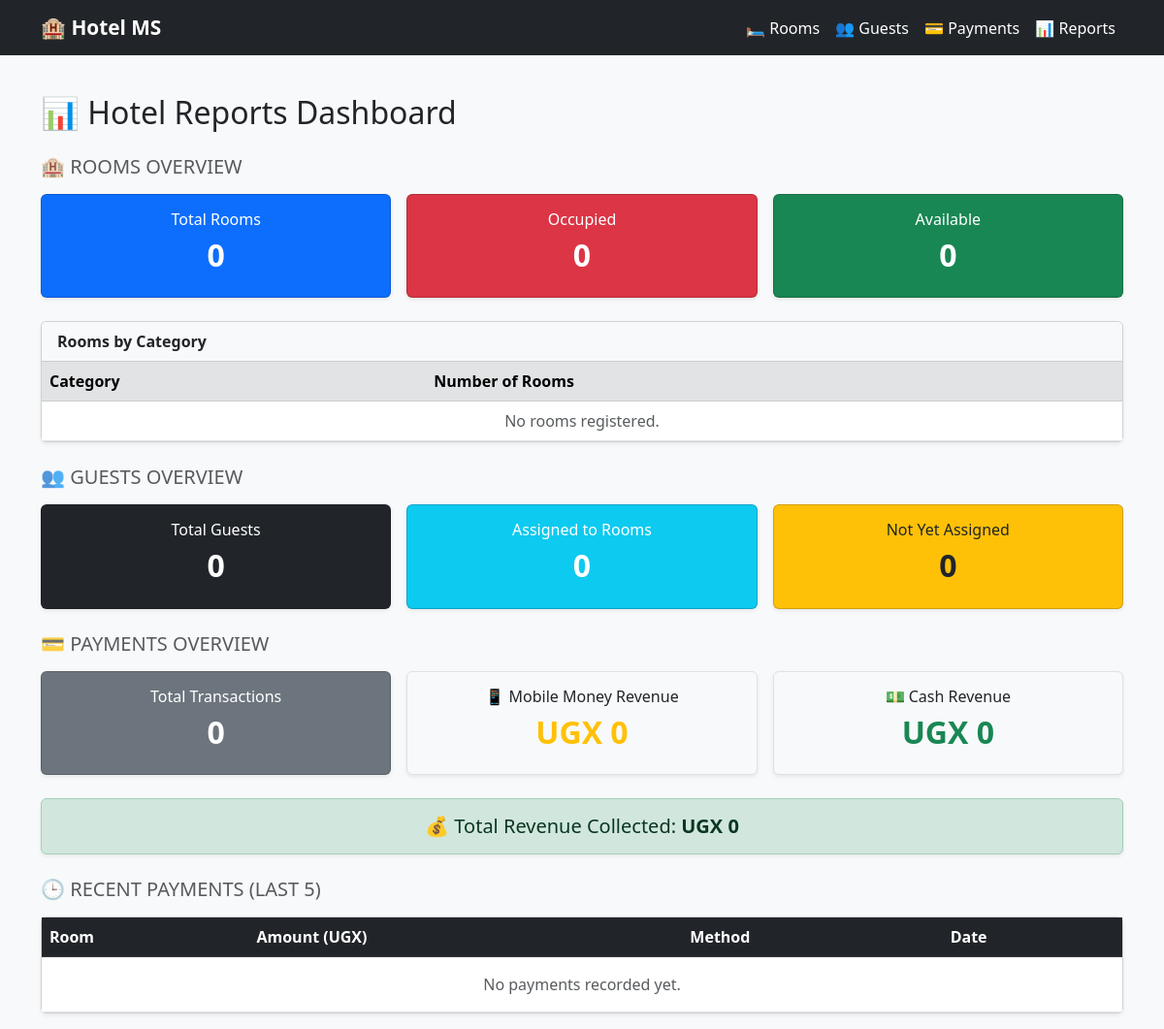
The page /reports/ on the database as committed earlier.
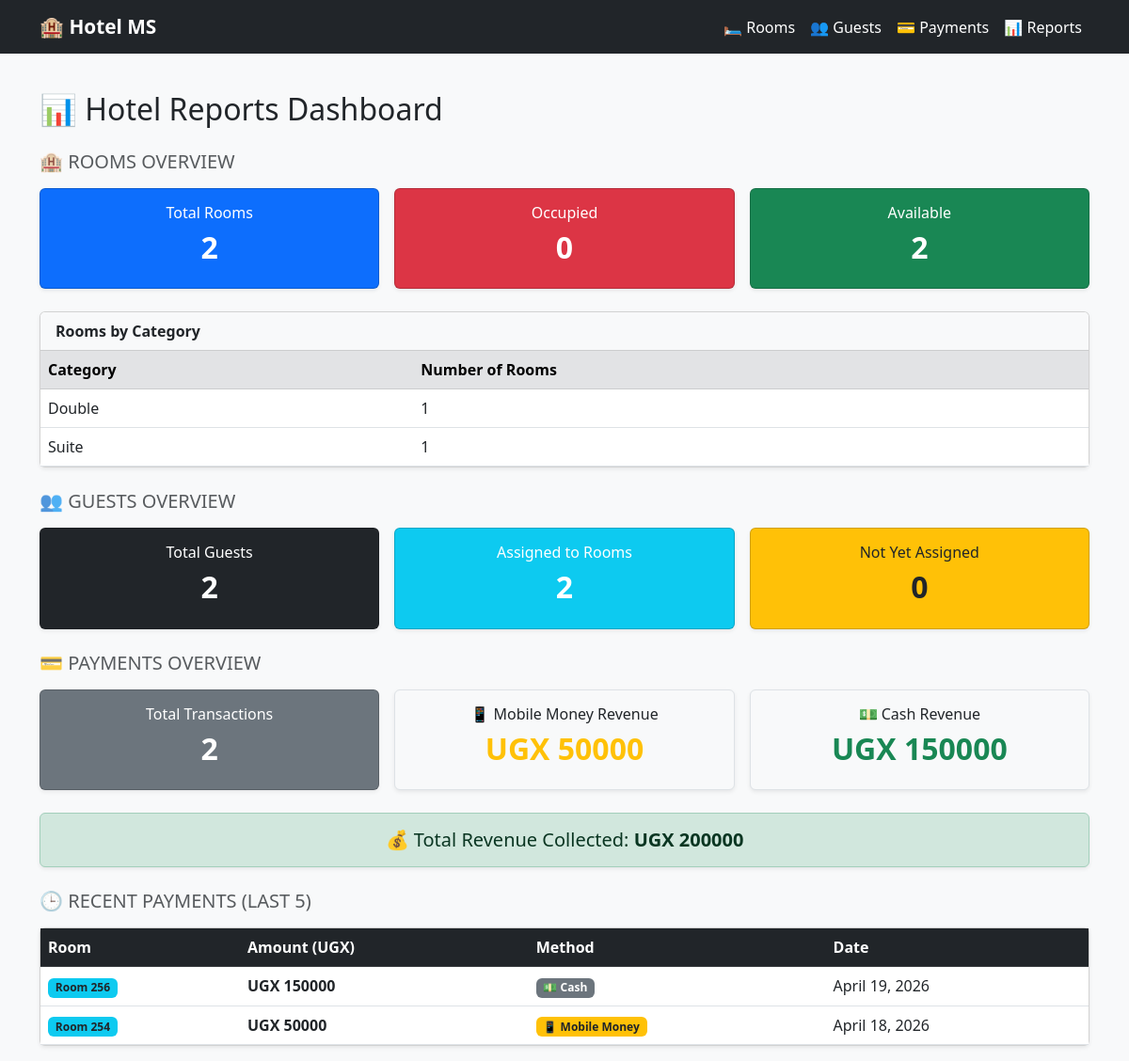
The same page on the database as committed later.
### rooms/models.py (models this page shows, shortened)
class Room(models.Model):
    CATEGORY_CHOICES = [
        ('Single', 'Single'),
        ('Double', 'Double'),
        ('Suite', 'Suite'),
        ('Deluxe', 'Deluxe'),
    ]
    room_number = models.IntegerField(unique=True)
    category = models.CharField(max_length=20, choices=CATEGORY_CHOICES)
    price_per_night = models.DecimalField(max_digits=10, decimal_places=2)
    is_occupied = models.BooleanField(default=False)

### payments/models.py (models this page shows, shortened)
class Payment(models.Model):
    PAYMENT_TYPE_CHOICES = [
        ('Mobile Money', 'Mobile Money'),
        ('Cash', 'Cash'),
    ]
    room = models.ForeignKey(Room, on_delete=models.PROTECT, related_name='payments')
    amount = models.DecimalField(max_digits=12, decimal_places=2)
    payment_type = models.CharField(max_length=20, choices=PAYMENT_TYPE_CHOICES)
    payment_date = models.DateField()

### reports/views.py (the view)
# urls.py: path('', views.reports_dashboard, name='reports_dashboard'),
def reports_dashboard(request):
    total_rooms = Room.objects.count()
    occupied_rooms = Room.objects.filter(is_occupied=True).count()
    available_rooms = Room.objects.filter(is_occupied=False).count()
    total_guests = Guest.objects.count()
    guests_with_room = Guest.objects.filter(room__isnull=False).count()
    guests_without_room = Guest.objects.filter(room__isnull=True).count()
    total_payments = Payment.objects.count()
    total_revenue = Payment.objects.aggregate(total=Sum('amount'))['total'] or 0
    mobile_money_total = Payment.objects.filter(
        payment_type='Mobile Money').aggregate(total=Sum('amount'))['total'] or 0
    cash_total = Payment.objects.filter(
        payment_type='Cash').aggregate(total=Sum('amount'))['total'] or 0
    recent_payments = Payment.objects.select_related('room').order_by('-payment_date')[:5]
    category_stats = Room.objects.values('category').annotate(count=Count('id'))
    context = {
        'total_rooms': total_rooms,
        'occupied_rooms': occupied_rooms,
        'available_rooms': available_rooms,
        'total_guests': total_guests,
        'guests_with_room': guests_with_room,
        'guests_without_room': guests_without_room,
        'total_payments': total_payments,
        'total_revenue': total_revenue,
        'mobile_money_total': mobile_money_total,
        'cash_total': cash_total,
        'recent_payments': recent_payments,
        'category_stats': category_stats,
    }
    return render(request, 'reports_dashboard.html', context)

### reports/templates/reports_dashboard.html (shortened to what the changed rows need)
{% extends 'base.html' %}
{% block content %}
<div class="container mt-4">
    <h2 class="mb-4">📊 Hotel Reports Dashboard</h2>
    <div class="row g-3 mb-4">
        <div class="col-md-4">
            <div class="card text-white bg-primary shadow-sm">
                <div class="card-body text-center">
                    <h6 class="card-title">Total Rooms</h6>
                    <h2 class="fw-bold">{{ total_rooms }}</h2>
                </div>
            </div>
        </div>
        <div class="col-md-4">
            <div class="card text-white bg-danger shadow-sm">
                <div class="card-body text-center">
                    <h2 class="fw-bold">{{ occupied_rooms }}</h2>
                </div>
            </div>
        </div>
        <div class="col-md-4">
            <div class="card text-white bg-success shadow-sm">
                <div class="card-body text-center">
                    <h6 class="card-title">Available</h6>
                    <h2 class="fw-bold">{{ available_rooms }}</h2>
                </div>
            </div>
        </div>
    </div>
    <div class="card shadow-sm mb-4">
        <div class="card-body p-0">
            <table class="table mb-0">
                <thead class="table-secondary">
                    <tr>
                        <th>Category</th>
                        <th>Number of Rooms</th>
                    </tr>
                </thead>
                <tbody>
                    {% for cat in category_stats %}
                    <tr>
                        <td>{{ cat.category }}</td>
                        <td>{{ cat.count }}</td>
                    </tr>
                    {% empty %}
                    <tr>
                        <td colspan="2" class="text-muted text-center">No rooms registered.</td>
                    </tr>
                    {% endfor %}
                </tbody>
            </table>
        </div>
    </div>
    <div class="row g-3 mb-4">
        <div class="col-md-4">
            <div class="card text-white bg-dark shadow-sm">
                <div class="card-body text-center">
                    <h6 class="card-title">Total Guests</h6>
                    <h2 class="fw-bold">{{ total_guests }}</h2>
                </div>
            </div>
        </div>
        <div class="col-md-4">
            <div class="card text-white bg-info shadow-sm">
                <div class="card-body text-center">
                    <h6 class="card-title">Assigned to Rooms</h6>
                    <h2 class="fw-bold">{{ guests_with_room }}</h2>
                </div>
            </div>
        </div>
        <div class="col-md-4">
            <div class="card text-dark bg-warning shadow-sm">
                <div class="card-body text-center">
                    <h2 class="fw-bold">{{ guests_without_room }}</h2>
                </div>
            </div>
        </div>
    </div>
    <div class="row g-3 mb-4">
        <div class="col-md-4">
            <div class="card text-white bg-secondary shadow-sm">
                <div class="card-body text-center">
                    <h6 class="card-title">Total Transactions</h6>
                    <h2 class="fw-bold">{{ total_payments }}</h2>
                </div>
            </div>
        </div>
        <div class="col-md-4">
            <div class="card text-dark bg-light border shadow-sm">
                <div class="card-body text-center">
                    <h6 class="card-title">📱 Mobile Money Revenue</h6>
                    <h2 class="fw-bold text-warning">UGX {{ mobile_money_total|floatformat:0 }}</h2>
                </div>
            </div>
        </div>
        <div class="col-md-4">
            <div class="card text-dark bg-light border shadow-sm">
                <div class="card-body text-center">
                    <h6 class="card-title">💵 Cash Revenue</h6>
                    <h2 class="fw-bold text-success">UGX {{ cash_total|floatformat:0 }}</h2>
                </div>
            </div>
        </div>
    </div>
    <div class="alert alert-success shadow-sm text-center mb-4">
        <h5 class="mb-0">💰 Total Revenue Collected: <strong>UGX {{ total_revenue|floatformat:0 }}</strong></h5>
    </div>
    <div class="card shadow-sm">
        <div class="card-body p-0">
            <table class="table table-hover mb-0">
                <thead class="table-dark">
                    <tr>
                        <th>Room</th>
                        <th>Amount (UGX)</th>
                        <th>Method</th>
                        <th>Date</th>
                    </tr>
                </thead>
                <tbody>
                    {% for payment in recent_payments %}
                    <tr>
                        <td><span class="badge bg-info text-dark">Room {{ payment.room.room_number }}</span></td>
                        <td class="fw-bold">UGX {{ payment.amount|floatformat:0 }}</td>
                        <td>
                            {% if payment.payment_type == 'Mobile Money' %}
                                <span class="badge bg-warning text-dark">📱 Mobile Money</span>
                            {% else %}
                                <span class="badge bg-secondary">💵 Cash</span>
                            {% endif %}
                        </td>
                        <td>{{ payment.payment_date }}</td>
                    </tr>
                    {% empty %}
                    <tr>
                        <td colspan="4" class="text-center text-muted py-3">No payments recorded yet.</td>
                    </tr>
                    {% endfor %}
                </tbody>
            </table>
        </div>
    </div>
</div>
{% endblock %}

Rows that differ between the two databases and show on the page:
added Room: category "Double", count "1"
added Room: category "Suite", count "1"
added Payment: room.room_number "256", amount "150000", payment_type "💵 Cash", payment_date "April 19, 2026"
added Payment: room.room_number "254", amount "50000", payment_type "📱 Mobile Money", payment_date "April 18, 2026"
Other text that changed with them:
{{ total_rooms }}: "0" → "2"
{{ available_rooms }}: "0" → "2"
{{ total_guests }}: "0" → "2"
{{ guests_with_room }}: "0" → "2"
{{ total_payments }}: "0" → "2"
{{ mobile_money_total|floatformat:0 }}: "0" → "50000"
{{ cash_total|floatformat:0 }}: "0" → "150000"
{{ total_revenue|floatformat:0 }}: "0" → "200000"
text no longer shown: "No rooms registered. No payments recorded yet."
